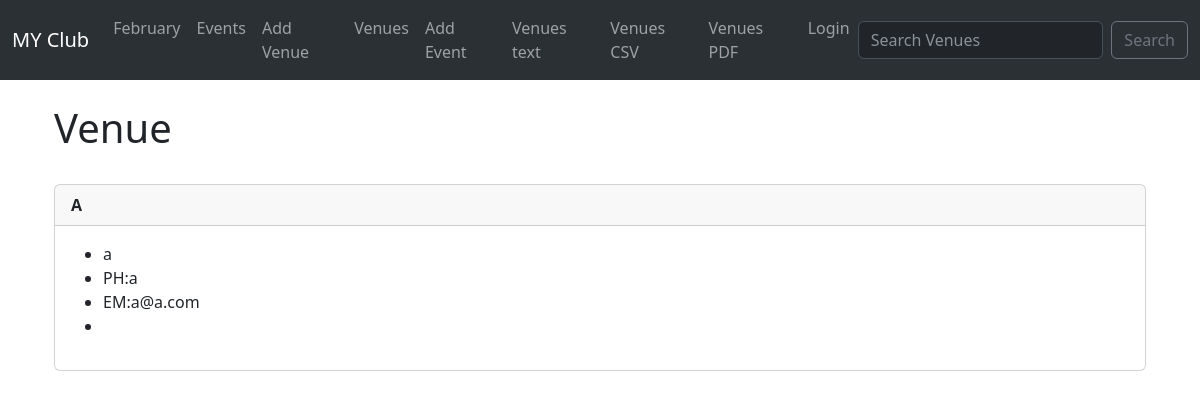
The page /show_venues/9 on the database its author committed.
### events/models.py (models this page shows, shortened)
class Venue(models.Model):
	name = models.CharField('Venue Name', max_length=120)
	address = models.CharField(max_length=120, blank=True)
	zip_code = models.CharField('Zip_code', max_length=120, blank=True)
	phone = models.CharField('Contact Phone', max_length=120, blank=True)
	web = models.URLField('Website Address', blank=True)
	email_address = models.EmailField('Email Address', blank=True)

### events/views.py (the view)
# urls.py: path('show_venues/<venue_id>', views.show_venue, name='show_venue'),
def show_venue(request, venue_id):
	venue = Venue.objects.get(pk=venue_id)
	return render(request,"events/show_venue.html",{
		'venue': venue,
		})

### events/templates/events/show_venue.html
{% extends 'events/base.html' %}
{% block content %}
<div class="container">
<h1> Venue </h1>
<br/>
<div class="card ">
  <div class="card-header">
    <strong>{{ venue.name }}</strong>
  </div>
  <div class="card-body">
  	<ul>
  		<li>{{ venue.address }}</li>
    	<li>PH:{{ venue.phone }}</li>
    	<li>EM:{{ venue.email_address }}</li>
    	<li><a href="{{ venue.web }}">{{ venue.web }}</a></li>
	</ul>
</div>
</div>
<br/>
{%  endblock %}

### rows shown on the page
Venue: name "A", address "a", phone "a", email_address "a@a.com"
